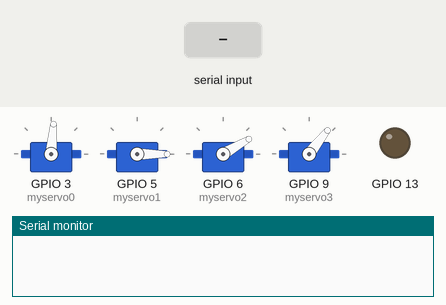
The sketch below on a simulated ESP32. Shown: 4 × servo, output pins drawn as LEDs (lit = HIGH), the last lines printed to the serial monitor. Inputs (shaded band) come from the test bench.

Above: at 1.9 s.
2.0 s: "mot0: \n" received over Serial
At 3.45 s:
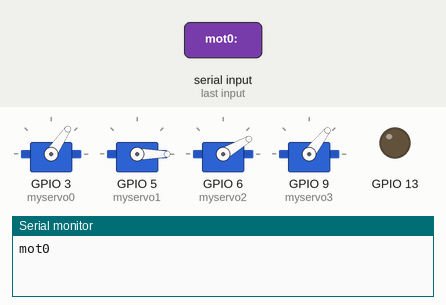
At 4.8 s:
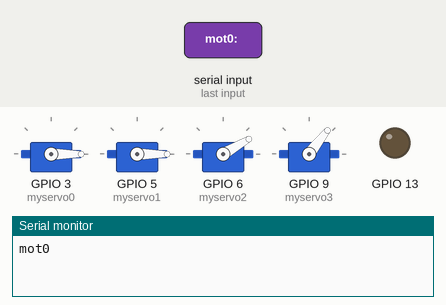
5.0 s: "run" received over Serial
At 8.0 s:
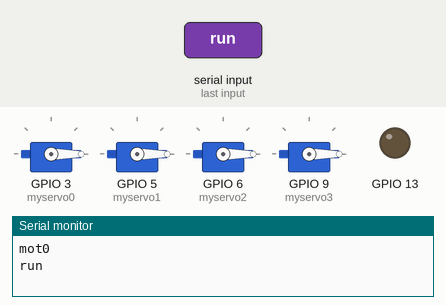
Timing chart, 0 to 9.5 s (numbered marks = the images above; inputs shaded):
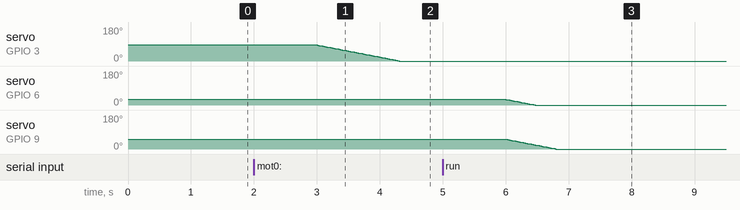

The sketch:

Arduino.ino
```cpp
/*Código en arduino que controla un brazo robótico de 5 GDL
  PROYECTO FINAL DE ROBÓTICA 1
  9no Semestre
  Diciembre-2021
*/

#include <Servo.h> //libreria para utilizar los servomotores
#include <Ticker.h> //Libreria que permite llamar(ejecutar) funciones de forma repetida cada cierto periodo de tiempo
#include "libManuel1.h" //libreria para que almacena las funciones

String cadena;
void setup() {
Serial.begin(9600);
delay(30);
pinMode(13 , OUTPUT);

// lcd.begin(16, 2);
// lcd.print("Iniciando sensores...");

//Se inicializa los pines que van a controlar los servomotores
 myservo0.attach(3);  //Servo 0 - Base
 myservo1.attach(5); //Servo 1 - Hombro(Derecho)
 myservo2.attach(6); //Servo 2 - Codo
 myservo3.attach(9); //Servo 3 - Muñeca


//Se inicializan las funciones que se ejecutarán en ticker
 ticservo0.start();
 ticservo1.start();
 ticservo2.start();
 ticservo3.start();

 ticmovposicion.start();

 myservo0.write(pos0);
 myservo1.write(pos1);
 myservo2.write(pos2);
 myservo3.write(pos3);

 delay(700);

}
void loop() {
  //Aquí se estarán actualizando con Ticker las funciones para los servomotores


  ticservo0.update();
  ticservo1.update();
  ticservo2.update();
  ticservo3.update();

  //Lectura para el Serial
  if(Serial.available()){
    cadena="";
    cadena= Serial.readString();
    fnActuadores(cadena); //Si hay algo en el serial se ejecuta la funcion fnActuadores

    }
  if (var==true){
    ticmovposicion.update(); //Sirve para ejecutar la secuencia del brazo robótico
  }
}
```

libManuel1.h
```cpp
// Libreria que contiene todas las funciones a ejecutarse
// para elcontrol del Brazo  robótico

//Se crean los objetos del tipo Servo, (los servomotores)
Servo myservo0;
Servo myservo1;
Servo myservo2;
Servo myservo3;


//Inicio de posición de los motores (Estado inicial del Robot HOME)
int pos0 = 85;
int setpoint0 =85;

int pos1 = 0;
int setpoint1 = 0;

int pos2 = 30;
int setpoint2 = 30;

int pos3 = 52;
int setpoint3 =52;


boolean var=false;
int veces=0;


String myArray[10]; //Se crea un arreglo con tamaño para 10 posiciones
int n=0;


//===================================== FUNCIONES DE CONTROL PARA LOS SERVOMOTORES =============================================

//Control Servomotor 0-(Articulación BASE)
void fservo0(){
  //delay(5);
  if (pos0 != setpoint0){ //Se pregunta por la posición en que está el servomotor 0, se compara con el setpoint(variable enviada desde python)
    if (pos0<setpoint0){  //Si pos0 es menor a setpoint0
      pos0+=1;     //Se incrementa en 1 hasta que pos0 y setpoint0 sean iguales
      //pos0+=5; //Tal vez así aumenta la velocidad
    }
    if (pos0>setpoint0){ //Si pos0 es mayor a setpoint1
      pos0-=1;    //Se decrementa en 1 hasta que pos0 y setpoint0 sean iguales
      //pos0-=5;
    }
    myservo0.write(pos0);   //Se escribe el valor o ángulo de pos0 en el servomotor
  }
  //Serial.println("mot0: " + String(pos0));
}
Ticker ticservo0( fservo0,15);  //Ticker estará ejecutando la función fservo1 cada 15 milisegundos


//Control Servomotor 1 y servomotor-(Articulación HOMBRO)
void fservo1(){
  //delay(5);
  if (pos1 != setpoint1){
    if (pos1<setpoint1){
      pos1+=1;
    }
    if (pos1>setpoint1){
      pos1-=1;
    }
    myservo1.write(pos1);
  }
  //Serial.println("mot1: " + String(pos1));
}
Ticker ticservo1( fservo1,15);

void fservo2(){
  //delay(5);
  if (pos2 != setpoint2){
    if (pos2<setpoint2){
      pos2+=1;
    }
    if (pos2>setpoint2){
      pos2-=1;
    }
    myservo2.write(pos2);
  }
  //Serial.println("mot2: " + String(pos2));
}
Ticker ticservo2( fservo2,15);

void fservo3(){
  //delay(5);
  if (pos3 != setpoint3){
    if (pos3<setpoint3){
      pos3+=1;
    }
    if (pos3>setpoint3){
      pos3-=1;
    }
    myservo3.write(pos3);
  }
  //Serial.println("mot3: " + String(pos3));
}
Ticker ticservo3( fservo3,15);


//Funcion encargada de mover todos los motores, asigna el valor(value) al setpoint de cada motor
//Recibe un valor completo que viene desde el serial de python, lo separa(lo divide) y lo asigna cada valor extraido al setpoint de cada motor
void mov_all_motors(String value){
    int val;
    int pos;
    pos = value.indexOf(','); //retorna el índice en el que se puede encontrar una ',', ó retorna -1 si ',' no esta presente.
    String m0 = value.substring(0,pos); //extrae caracteres desde 0 (indiceA) hasta pos(indiceB) sin incluirlo
    val = m0.toInt(); //Convierte value(un string) en un número entero
    //val = map(val, -90, 90, 0, 180); //Se mapea el valor del servo motor pasando de -90 a 90 s valores positivos entre 0 y 180
    if(setpoint0 != val)  setpoint0 = val; //Se asigna el valor al setpoint0


    value = value.substring(pos+1);
    pos = value.indexOf(',');
    String m1 = value.substring(0,pos);
    val = m1.toInt();
    //val = map(val, 0, 180, 0, 180);
    if(setpoint1 != val)  setpoint1 = val;

    /*value = value.substring(pos+1);
    pos = value.indexOf(',');
    String m3 = value.substring(0,pos);
    val = m3.toInt();
    val = map(val, 40, -80, 0, 120);
    if(setpoint3 != val)  setpoint3 = val;*/

    value = value.substring(pos+1);
    pos = value.indexOf(',');
    String m2 = value.substring(0,pos);
    val = m2.toInt();
    //val = map(val, -90, 90, 0, 180);
    if(setpoint2 != val)  setpoint2 = val;

    value = value.substring(pos+1);
    pos = value.indexOf(',');
    String m3 = value.substring(0,pos);
    val = m3.toInt();
    //val = map(val, -90, 90, 0, 180);
    if(setpoint3 != val)  setpoint3 = val;

}

void ejecuta_ciclo(){   //Mediante ticker va ir cambiando el setpoint para ir ejecutando la secuencia del brazo robótico
    mov_all_motors(myArray[n]);
    n+=1;
    if (n>=veces)
    {
      n=0;
      var= false;
    }
}
Ticker ticmovposicion( ejecuta_ciclo,3000);

//Funcion para pausar el ciclo
void detener_motores(){
  pos0=myservo0.read();  //Aquí se leen la posición de los servomotores
  pos1=myservo1.read();
  pos2=myservo2.read();
  pos3=myservo3.read();

  setpoint0=pos0;   //Estas posiciones se deben mantener para estando en pausa
  setpoint1=pos1;
  setpoint2=pos2;
  setpoint3=pos3;
}

void fnActuadores(String cad){   // Cada valor que venga desde python tendrá una etiqueta
  String label;
  String value;
  int pos;
  cad.trim(); //Elimina los espacios en blanco(todos los caracteres sin contenido "espacio, tabulación, etc.") en ambos extremos del string
  cad.toLowerCase();  //Este método devuelve el valor de la cadena convertida a minúsculas. No afecta al valor de la cadena en sí misma.
  pos = cad.indexOf(':'); //retorna el índice en el que se puede encontrar un ':', ó retorna -1 si ':' no esta presente.
  label= cad.substring(0,pos); //extrae caracteres desde 0 (indiceA) hasta pos(indiceB) sin incluirlo
  value= cad.substring(pos+1); //Como se omite el indiceB, substring extrae caracteres hasta el final de la cadena.
  Serial.println(label);

  if (label.equals("mot0")){     //Con cada if se identifica cuál etiqueta o label es
    int val=value.toInt();  //Convierte value(un string) en un número entero
    //val = map(val, -90, 90, 0, 180);
    //val = map(val, -90, 90, 0, 180);
    if(setpoint0 != val)  setpoint0 = val;
  }
  if (label.equals("mot1")){
    int val=value.toInt();
    //val = map(val, 40, -80, 0, 180);
    //val = map(val, -90, 90, 0, 180);
    if(setpoint1 != val)  setpoint1 = val;
  }
  /*if (label.equals("mot3")){
    int val=value.toInt();
    val = map(val, -90, 90, 0, 180);
    if(setpoint3 != val)  setpoint3 = val;
  }*/
   if (label.equals("mot2")){
    int val=value.toInt();
    //val = map(val, 90, 0, 0, 90);
    //val = map(val, -90, 90, 0, 180);
    if(setpoint2 != val)  setpoint2 = val;
  }
  if (label.equals("mot3")){
    int val=value.toInt();
    //val = map(val, 90, 0, 0, 90);
    //val = map(val, -90, 90, 0, 180);
    if(setpoint3 != val)  setpoint3 = val;
  }

  // Para el control del brazo robótico para iniciar, pausar,finalizar,etc. el ciclo de trabajo
  if (label.equals("mot")){
    mov_all_motors(value);
  }
  if (label.equals("to")){
    myArray[n]=value;  //Guarda en el arreglo las posiciones que se van a ir recibiendo cada vez que se indique desde python que se va a agregar la posición a la secuencia de trabajo
    n+=1;
  }
  if (label.equals("delete")){ //Elimina la secuencia de trabajo
    n=0;
    for (int i=0;i<20;i++){
      myArray[i]="";
    }
  }
  if (label.equals("run")){ //Inicia la secuencia de trabajo
    n=0;
    var=true;
    veces = value.toInt();
  }
  if (label.equals("stop")){ //Finaliza la secuencia de trabajo
    var=false;
    mov_all_motors(value);
  }
  if (label.equals("pause")){ //Pausa la secuencia de trabajo
    var=false;
    detener_motores();
  }
  if (label.equals("continue")){ ////Continua la secuencia de trabajo
    var=true;
  }
}
```

Measured:
- after the input at 2.0 s, servo on GPIO 3 (myservo0): moves from 85° to 0° over 1.3 s, starting after 1.0 s
- after the input at 5.0 s, servo on GPIO 6 (myservo2): moves from 30° to 0° over 0.47 s, starting after 1.0 s; servo on GPIO 9 (myservo3): moves from 52° to 0° over 0.79 s, starting after 1.0 s
